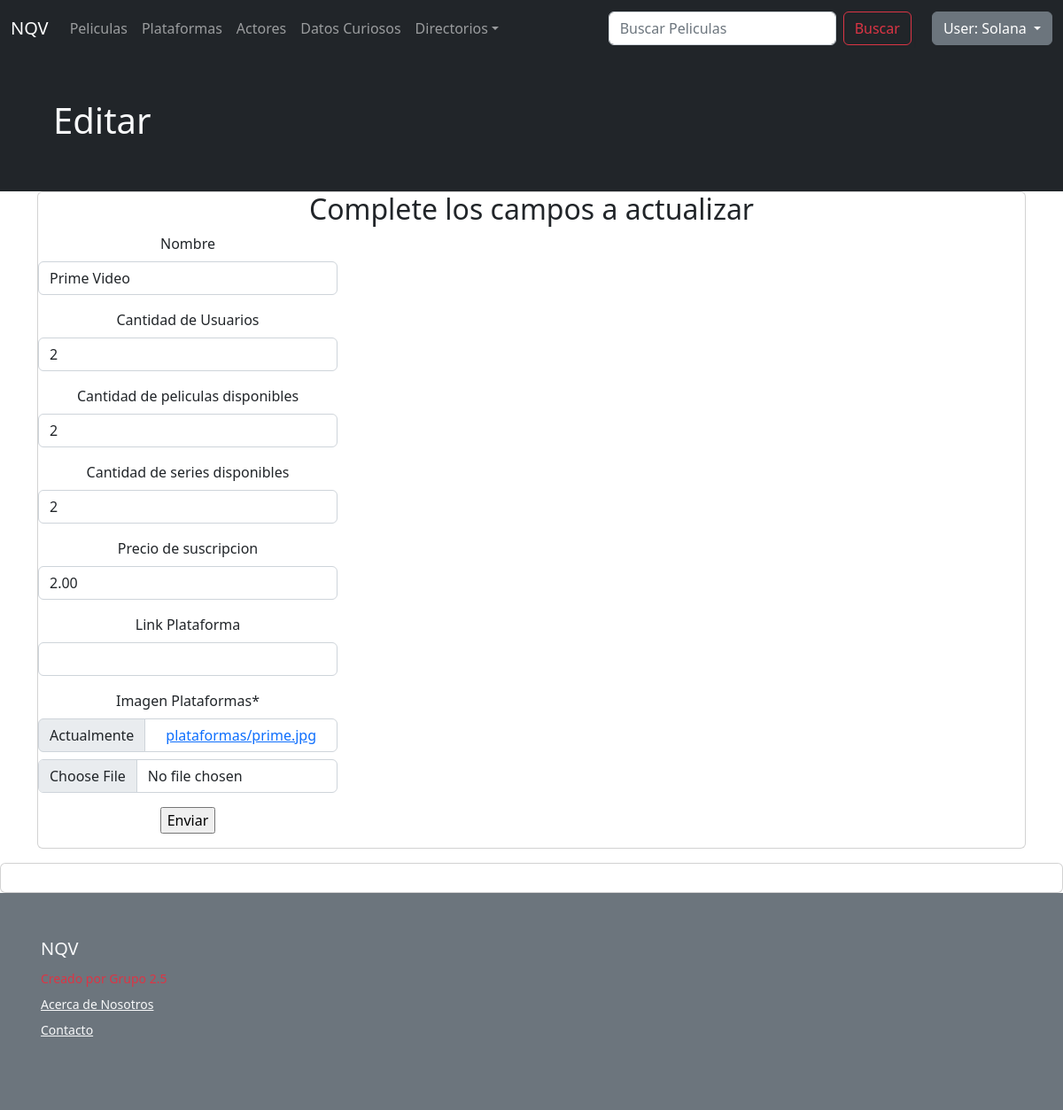
/AppNQV/plataformas-editar/1/ (signed in), run on the app's committed database.
### AppNQV/models.py (models this page shows, shortened)
class Plataformas(models.Model):
    nombre= models.CharField(max_length=40,blank=True, null=True)
    cantidadUsuarios=models.IntegerField(blank=True, null=True, verbose_name='Cantidad de Usuarios')
    cantidadPeliculasDisponibles=models.IntegerField(blank=True, null=True, verbose_name='Cantidad de peliculas disponibles')
    cantidadSeriesDisponibles=models.IntegerField(blank=True, null=True, verbose_name='Cantidad de series disponibles')
    precioSuscripcion=models.DecimalField(max_digits=6, decimal_places=2, blank=True, null=True, verbose_name= 'Precio de suscripcion')
    linkPlataforma= models.URLField(blank=True, null=True, verbose_name= 'Link Plataforma')
    imagen_plataformas= models.ImageField(upload_to= 'plataformas', verbose_name= 'Imagen Plataformas', default='cinema-vector.jpg')
    class Meta:
        verbose_name= 'plataforma'
        verbose_name_plural= 'plataformas'

### AppNQV/views.py (the view, shortened to what this page needs)
# urls.py: path('plataformas-editar/<int:pk>/', PlataformaEditar.as_view(), name= 'PlataformaEditar'),
class PlataformaEditar(LoginRequiredMixin, UpdateView):
    model = Plataformas
    form_class = PlataformasFormulario
    template_name = 'plataformas/PlataformaEditar.html'

### AppNQV/forms.py
class PlataformasFormulario(forms.ModelForm):
    class Meta:
        model = Plataformas
        fields="__all__"
        help_texts={'duracion':'duracion estimada en minutos'}

### templates/plataformas/PlataformaEditar.html (shortened to what this page needs)
{% extends 'padre.html' %}
{% block contenidoQueCambia %}
    <section class="bg-dark text-light p-5">
        <div class="container">
                            <h1>Editar</h1>
                </div>
    </section>
    <div class="container">
        <div class="card text-center">
            <h2>Complete los campos a actualizar</h2>
            <div class="input-group mb-3">
                    <ul class="list-group">
                        {% if form %}
                        {% load crispy_forms_tags %}
                        <form action="" method="POST" action="" enctype="multipart/form-data">
                        {{form|crispy}}
                        <input type="submit" , value="Enviar">
                        </form>
                        {% endif %}
                    </ul>
            </div>
        </div>
    </div>
    <div class="card text-center">
    </div>
{% endblock %}

### templates/padre.html (shortened to what this page needs)
<!DOCTYPE html>
<html lang="en">
<head>
<link href="https://cdn.jsdelivr.net/npm/bootstrap@5.2.0-beta1/dist/css/bootstrap.min.css" rel="stylesheet">
</head>
<body>
    <nav class="navbar navbar-expand-lg bg-dark navbar-dark">
        <div class="container-fluid">
            <a class="navbar-brand" href="/AppNQV/home">NQV</a>
            <div class="collapse navbar-collapse" id="navbarScroll">
                <ul class="navbar-nav me-auto my-2 my-lg-0 navbar-nav-scroll" style="--bs-scroll-height: 100px;">
                    <li class="nav-item"><a class="nav-link" href="/AppNQV/peliculas">Peliculas</a></li>
                    <li class="nav-item"><a class="nav-link" href="/AppNQV/plataformas">Plataformas</a></li>
                    <li class="nav-item"><a class="nav-link" href="/AppNQV/actores">Actores</a></li>
                    <li class="nav-item"><a class="nav-link" href="/AppNQV/datosCuriosos">Datos Curiosos</a></li>
                    <li class="nav-item dropdown"><a class="nav-link dropdown-toggle" href="#" id="navbarScrollingDropdown" role="button" data-bs-toggle="dropdown" aria-expanded="false">
                            Directorios</a>
                    </li>
                </ul>
            </div>
            <form class="d-flex" role="search" action="/AppNQV/busqueda" method="GET">
                <input class="form-control me-2" type="text" placeholder="Buscar Peliculas" name='search' aria-label="search">
                <button class="btn btn-outline-danger" type="submit">Buscar</button>
            </form>
            <li class="nav-item" style="margin-right: 10pxnone">
                <a class="nav-link" href='#'>|</a>
            </li>
            {% if request.user.is_authenticated %}
                <div class="dropdown">
                    <a class="btn btn-secondary dropdown-toggle" href="#" role="button"
                    id="dropdownMenuLink" data-bs-toggle="dropdown"
                    aria-expanded="false"  style="margin-right: 10pxnone">
                    User: {{user | capfirst}}
                    </a>
                </div>
                {% else %}
                <button type="button" class="btn btn-secondary">
                    <a class="nav-link" href="/usuarios/login">Login</a>
                </button>
                {% endif %}
        </div>
    </nav>
{% block contenidoQueCambia %}{% endblock %}
</body>
<div class="bg-secondary">
    <div class="container py-4 py-md-5 px-4 px-md-3 bg-secondary">
        <div class="row">
            <div class="col-lg-3 mb-3">
                <a class="d-inline-flex align-items-center mb-2 link-light text-decoration-none" href="/"
                aria-label="NQV">
                <span class="fs-5">NQV</span>
                </a>
            <ul class="list-unstyled small text-muted">
                <li class="mb-2 link-danger">Creado por Grupo 2.5 </li>
                <li class="mb-2 link-light"><a class= 'link-light' href="/acerca-de" target="_blank"
                    rel="noopener" >Acerca de Nosotros</a></li>
                <li class="mb-2"><a class= 'link-light'  href="/contacto" target="_blank"
                        rel="noopener">Contacto</a></li>
            </ul>
            </div>
        </div>
    </div>
</div>
</html>

### data on the page
Plataformas: nombre "Prime Video", cantidadUsuarios "2", cantidadPeliculasDisponibles "2", cantidadSeriesDisponibles "2", precioSuscripcion "2.00"

### other printed values
{{ user | capfirst }} "Solana"
